Frame 1 (no input): blank canvas, image omitted
Frame 60 (no input): blank canvas, image omitted
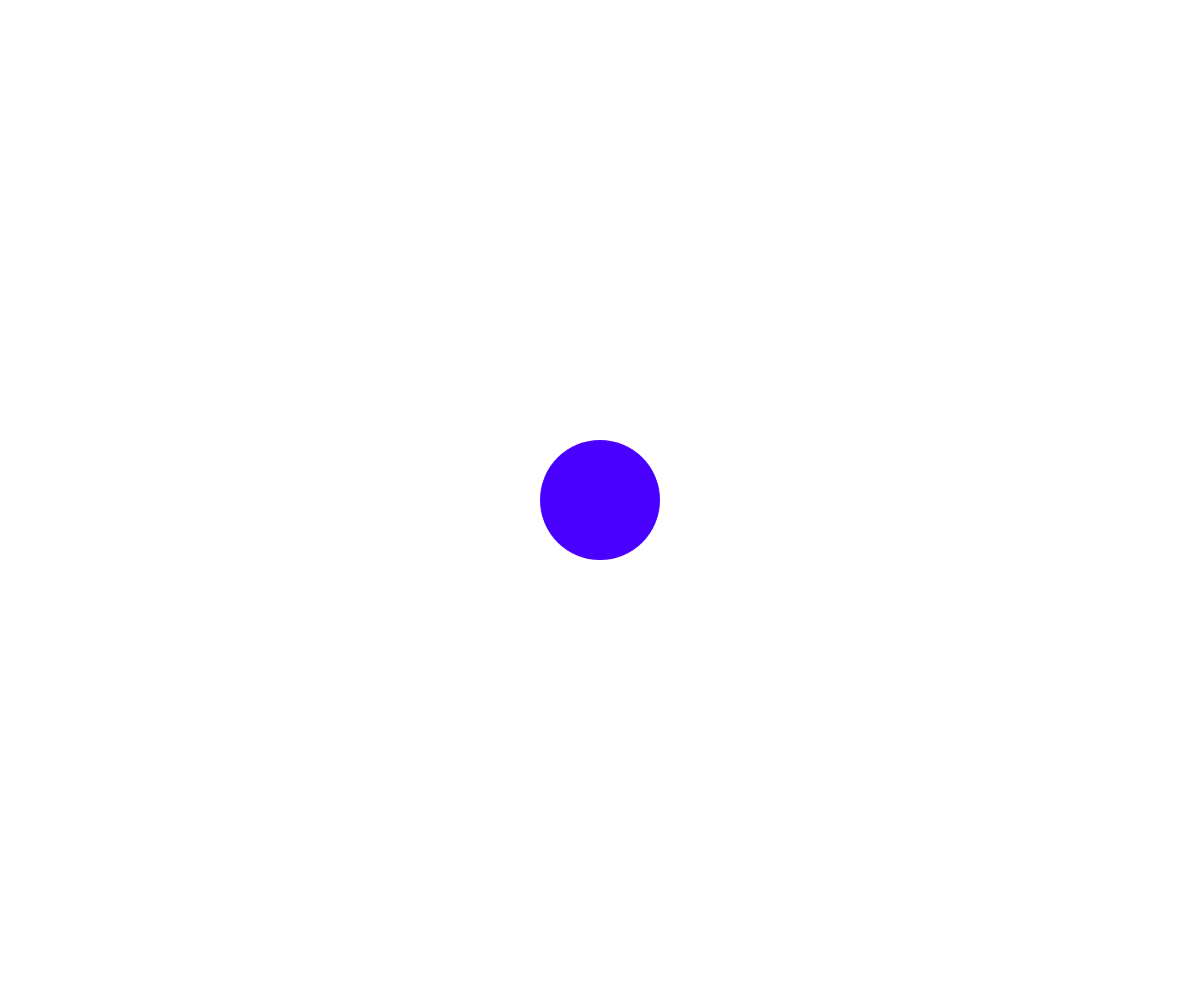
Frame 120 (the mouse pressed at the canvas centre since frame 60)

The p5.js sketch whose frames 1 and 60 were blank and that drew this single picture after the mouse press (run headless with seeded random() and noise() and a simulated clock; from frame 60 on, the mouse is pressed at the canvas centre):

// p5.js sketch
// ── sketch.js
// an box containing a bunch of things
let things = [];

function setup() {
  createCanvas(windowWidth, windowHeight);
}

function windowResized() {
  resizeCanvas(windowWidth, windowHeight);
}

function draw() {
  background(220);
  // draw all the things
  for (let thing of things) {
    thing.draw();
  }
}

function mousePressed() {
  // create a new thing at mouse position
  let newThing = new Thing(mouseX, mouseY);
  things.push(newThing);
}

// ── Thing.js
// a class defines a concept of a "thing"
class Thing {
    // a constructor initializes a thing with properties
    // we only want x,y position for now
    constructor(x,y) {
        this.x = x;
        this.y = y;
        // random hue between 0 and 360
        this.hue = random(0,360);
        this.saturation = 100;
        this.brightness = 100;
    }
    // a method to draw the thing
    draw() {
        // use Hue, Saturation, Brightness color mode
        colorMode(HSB);
        fill(this.hue, this.saturation, this.brightness);
        // remove the outline
        noStroke();
        // draw a circle at the thing's position
        circle(this.x, this.y, width*0.1);
    }
}
